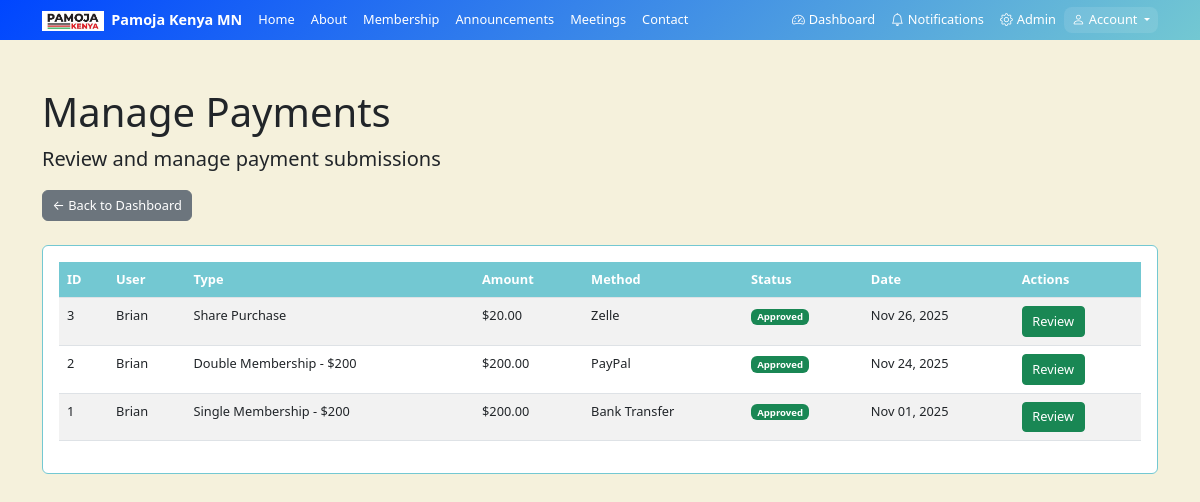
Before: /admin-payments/ (signed in) with the older database file.
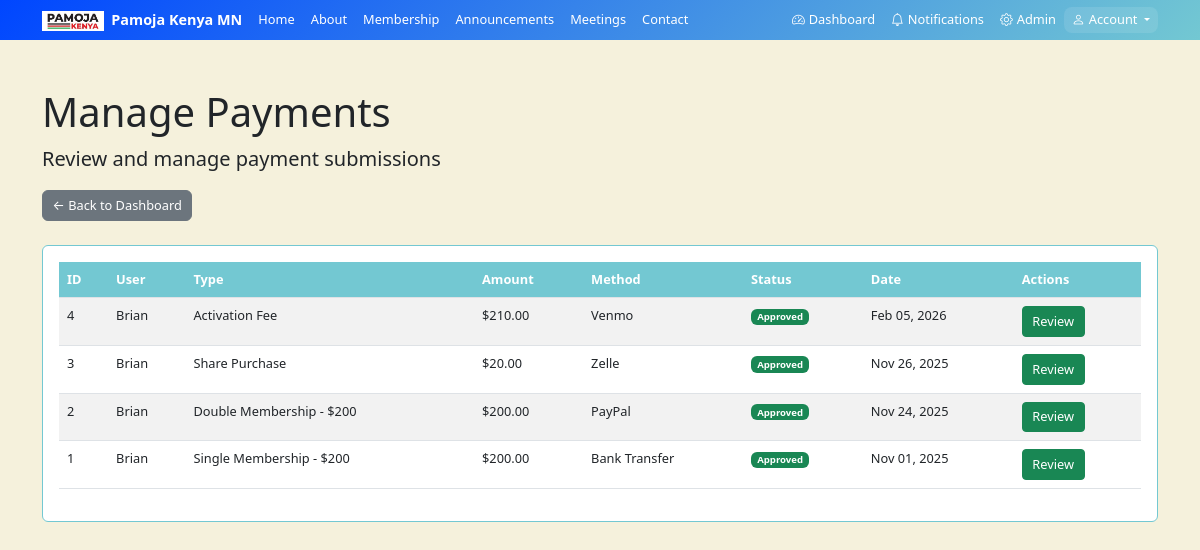
After: the same page with the newer database file.
### main/models.py (models this page shows, shortened)
class Payment(models.Model):
    PAYMENT_TYPES = [
        ('activation_fee', 'Activation Fee'),
        ('membership_single', 'Single Membership - $200'),
        ('membership_double', 'Double Membership - $200'),
        ('shares', 'Share Purchase'),
        ('other', 'Other'),
    ]
    PAYMENT_METHODS = [
        ('paypal', 'PayPal'),
        ('venmo', 'Venmo'),
        ('zelle', 'Zelle'),
        ('debit_card', 'Debit Card'),
        ('credit_card', 'Credit Card'),
        ('bank_transfer', 'Bank Transfer'),
        ('cash', 'Cash'),
    ]
    STATUS_CHOICES = [
        ('pending', 'Pending'),
        ('approved', 'Approved'),
        ('rejected', 'Rejected'),
    ]
    user = models.ForeignKey(User, on_delete=models.CASCADE)
    payment_type = models.CharField(max_length=20, choices=PAYMENT_TYPES)
    amount = models.DecimalField(max_digits=10, decimal_places=2)
    payment_method = models.CharField(max_length=20, choices=PAYMENT_METHODS)
    transaction_id = models.CharField(max_length=100, blank=True)
    description = models.TextField(blank=True)
    payment_proof = models.FileField(upload_to='payments/')
    status = models.CharField(max_length=10, choices=STATUS_CHOICES, default='pending')
    admin_notes = models.TextField(blank=True)
    created_at = models.DateTimeField(auto_now_add=True)
    updated_at = models.DateTimeField(auto_now=True)

### main/views.py (the view)
# urls.py: path('admin-payments/', views.admin_payments, name='admin_payments'),
@login_required
def admin_payments(request):
    if not request.user.is_staff:
        return redirect('user_dashboard')
    payments = Payment.objects.all().order_by('-created_at')
    return render(request, 'main/admin/payments.html', {'payments': payments})

### main/templates/main/admin/payments.html (shortened to what this page needs)
{% extends 'main/base.html' %}
{% block content %}
<div class="container py-5">
    <div class="row mb-4">
        <div class="col-12">
            <h1 class="mb-2">Manage Payments</h1>
            <p class="lead">Review and manage payment submissions</p>
            <a href="{% url 'admin_dashboard' %}" class="btn btn-secondary">← Back to Dashboard</a>
        </div>
    </div>
    <div class="card">
        <div class="card-body">
            {% if payments %}
                <div class="table-responsive">
                    <table class="table table-striped">
                        <thead>
                            <tr>
                                <th>ID</th>
                                <th>User</th>
                                <th>Type</th>
                                <th>Amount</th>
                                <th>Method</th>
                                <th>Status</th>
                                <th>Date</th>
                                <th>Actions</th>
                            </tr>
                        </thead>
                        <tbody>
                            {% for payment in payments %}
                            <tr>
                                <td>{{ payment.id }}</td>
                                <td>{{ payment.user.username }}</td>
                                <td>{{ payment.get_payment_type_display }}</td>
                                <td>${{ payment.amount }}</td>
                                <td>{{ payment.get_payment_method_display }}</td>
                                <td>
                                    {% if payment.status == 'pending' %}
                                        <span class="badge bg-warning">Pending</span>
                                    {% elif payment.status == 'approved' %}
                                        <span class="badge bg-success">Approved</span>
                                    {% else %}
                                        <span class="badge bg-danger">Rejected</span>
                                    {% endif %}
                                </td>
                                <td>{{ payment.created_at|date:"M d, Y" }}</td>
                                <td>
                                    <a href="{% url 'review_payment' payment.id %}" class="btn btn-sm btn-success">Review</a>
                                </td>
                            </tr>
                            {% endfor %}
                        </tbody>
                    </table>
                </div>
            {% else %}
                <p class="text-muted text-center py-5">No payments found</p>
            {% endif %}
        </div>
    </div>
</div>
{% endblock %}

Changed rows visible on the page:
added Payment: id "4", user.username "Brian", payment_type "Activation Fee", amount "210.00", payment_method "Venmo", status "Approved", created_at "Feb 05, 2026"
